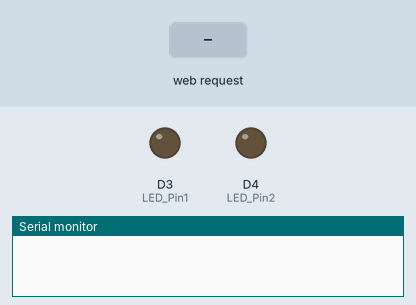
Simulated run of this sketch. Board: ESP8266 (NodeMCU). Shown: output pins drawn as LEDs (lit = HIGH), the last lines printed to the serial monitor. Inputs (shaded band) come from the test bench.

Above: at 1.2 s.
1.3 s: HTTP request GET /LEDON1 received
At 2.4 s:
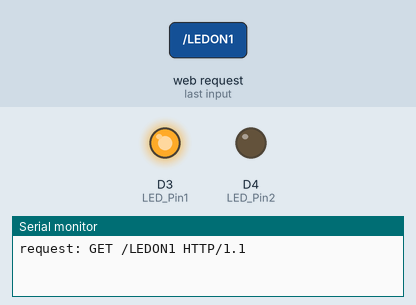
2.8 s: HTTP request GET /LEDON2 received
At 3.6 s:
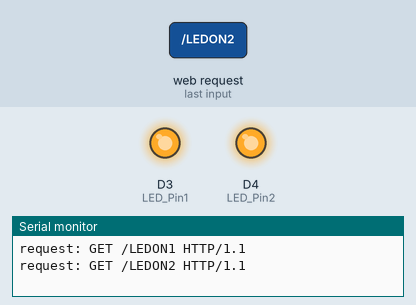
4.3 s: HTTP request GET /LEDOFF1 received
At 4.8 s:
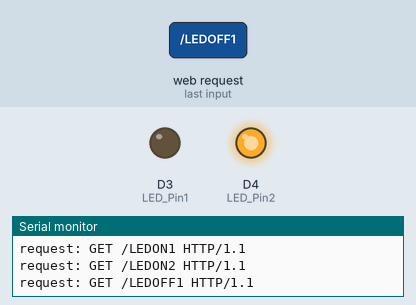
5.8 s: HTTP request GET /LEDOFF2 received
At 7.1 s:
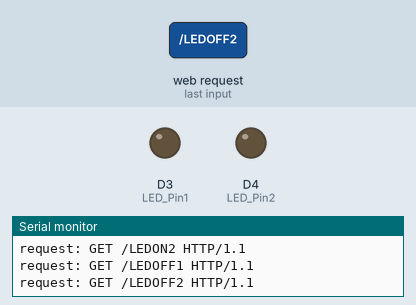
Timing chart, 0 to 8.3 s (numbered marks = the images above; inputs shaded):
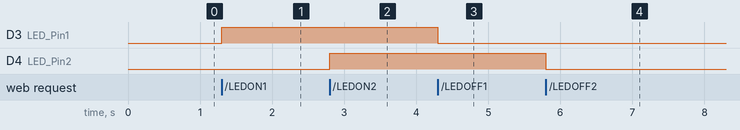

The sketch:

sketch_nov13a.ino
```cpp
#include <ESP8266WiFi.h>

#include <ESP8266WebServer.h>


String header = "HTTP/1.1 200 OK\r\nContent-Type: text/html\r\n\r\n";

String html_1 = R"=====(
<!DOCTYPE html>
<html>
 <head>
 <meta name='viewport' content='width=device-width, initial-scale=1.0'/>
 <meta charset='utf-8'>
 <style>
  body {font-size:140%;}
  #main {display: table; margin: auto;  padding: 0 10px 0 10px; }
  h2 {text-align:center; }
  #LED_button1 { padding:10px 10px 10px 10px; width:100%;  background-color: #50FF50; font-size: 120%;}
    #LED_button2 { padding:10px 10px 10px 10px; width:100%;  background-color: #f11000; font-size: 120%;}
 </style>
 <title>LED Control</title>
</head>
<body>
 <div id='main'>
  <h2>LED Control</h2>

  <input type="button" id = "LED_button1" onclick="switchLED1()" value="Turn on the LED1"  />

  <input type="button" id = "LED_button2" onclick="switchLED2()" value="Turn on the LED2"  />


 </div>
 <script>
    function switchLED1()
  {
       var button_text = document.getElementById("LED_button1").value;
     if (button_text=="Turn on the LED1")
     {
       document.getElementById("LED_button1").value = "Turning on the LED1";
       ajaxLoad1('LEDON1');
     }
     else
     {
       document.getElementById("LED_button1").value = "Turning off the LED1";
       ajaxLoad1('LEDOFF1');
     }
    }

    function switchLED2()
  {
       var button_text = document.getElementById("LED_button2").value;
     if (button_text=="Turn on the LED2")
     {
       document.getElementById("LED_button2").value = "Turning on the LED2";
       ajaxLoad2('LEDON2');
     }
     else
     {
       document.getElementById("LED_button2").value = "Turning off the LED2";
       ajaxLoad2('LEDOFF2');
     }
    }


var ajaxRequest = null;

if (window.XMLHttpRequest)  { ajaxRequest =new XMLHttpRequest(); }
else                        { ajaxRequest =new ActiveXObject("Microsoft.XMLHTTP"); }


function ajaxLoad1(ajaxURL)
{
  if(!ajaxRequest){ alert("AJAX is not supported."); return; }

  ajaxRequest.open("GET",ajaxURL,true);
  ajaxRequest.onreadystatechange = function()
  {
    if(ajaxRequest.readyState >0 && ajaxRequest.status==200)
    {
      var ajaxResult = ajaxRequest.responseText;
      if      ( ajaxResult == "LED is on1" )   { document.getElementById("LED_button1").value = "Turn off the LED1"; }
      else if ( ajaxResult == "LED is off1" )  { document.getElementById("LED_button1").value = "Turn on the LED1"; }

    }
  }
  ajaxRequest.send();
}


 function ajaxLoad2(ajaxURL)
{
  if(!ajaxRequest){ alert("AJAX is not supported."); return; }

  ajaxRequest.open("GET",ajaxURL,true);
  ajaxRequest.onreadystatechange = function()
  {
    if(ajaxRequest.readyState >0 && ajaxRequest.status==200)
    {
      var ajaxResult = ajaxRequest.responseText;
      if      ( ajaxResult == "LED is on2" )   { document.getElementById("LED_button2").value = "Turn off the LED2"; }
      else if ( ajaxResult == "LED is off2" )  { document.getElementById("LED_button2").value = "Turn on the LED2"; }

    }
  }
  ajaxRequest.send();
}
</script>
</body>
</html>

)=====";


 IPAddress    apIP(42, 42, 42, 42);

const char *ssid = "WEDEX";
//const char *password = "12345678";

WiFiServer server(80);


String request = "";
int LED_Pin1 = D3;
 int LED_Pin2 = D4;

void setup()
{
    pinMode(LED_Pin1, OUTPUT);
 pinMode(LED_Pin2, OUTPUT);
  // Serial.begin(115200);
  WiFi.mode(WIFI_AP_STA);
  WiFi.softAPConfig(apIP, apIP, IPAddress(255, 255, 255, 0));
  WiFi.softAP(ssid
  //, password
  );


    server.begin();


}


void loop()
{

    WiFiClient client = server.available();
    if (!client)  {  return;  }

    request = client.readStringUntil('\r');

    Serial.print("request: "); Serial.println(request);

    if       ( request.indexOf("LEDON1") > 0 )
             {
                digitalWrite(LED_Pin1, HIGH);
                client.print( header );
                client.print( "LED is on1" );
             }
               if       ( request.indexOf("LEDON2") > 0 )
             {
                digitalWrite(LED_Pin2, HIGH);
                client.print( header );
                client.print( "LED is on2" );
             }
    else if  ( request.indexOf("LEDOFF1") > 0 )
             {
                digitalWrite(LED_Pin1, LOW);
                client.print( header );
                client.print( "LED is off1" );
             }


    else if  ( request.indexOf("LEDOFF2") > 0 )
             {
                digitalWrite(LED_Pin2, LOW);
                client.print( header );
                client.print( "LED is off2" );
             }
    else
    {
        client.flush();
        client.print( header );
        client.print( html_1 );
        delay(5);
    }
}
```

Measured:
- after the input at 1.3 s, D3 (LED_Pin1): LOW → HIGH at once
- after the input at 2.8 s, D4 (LED_Pin2): LOW → HIGH at once
- after the input at 4.3 s, D3 (LED_Pin1): HIGH → LOW at once
- after the input at 5.8 s, D4 (LED_Pin2): HIGH → LOW at once
